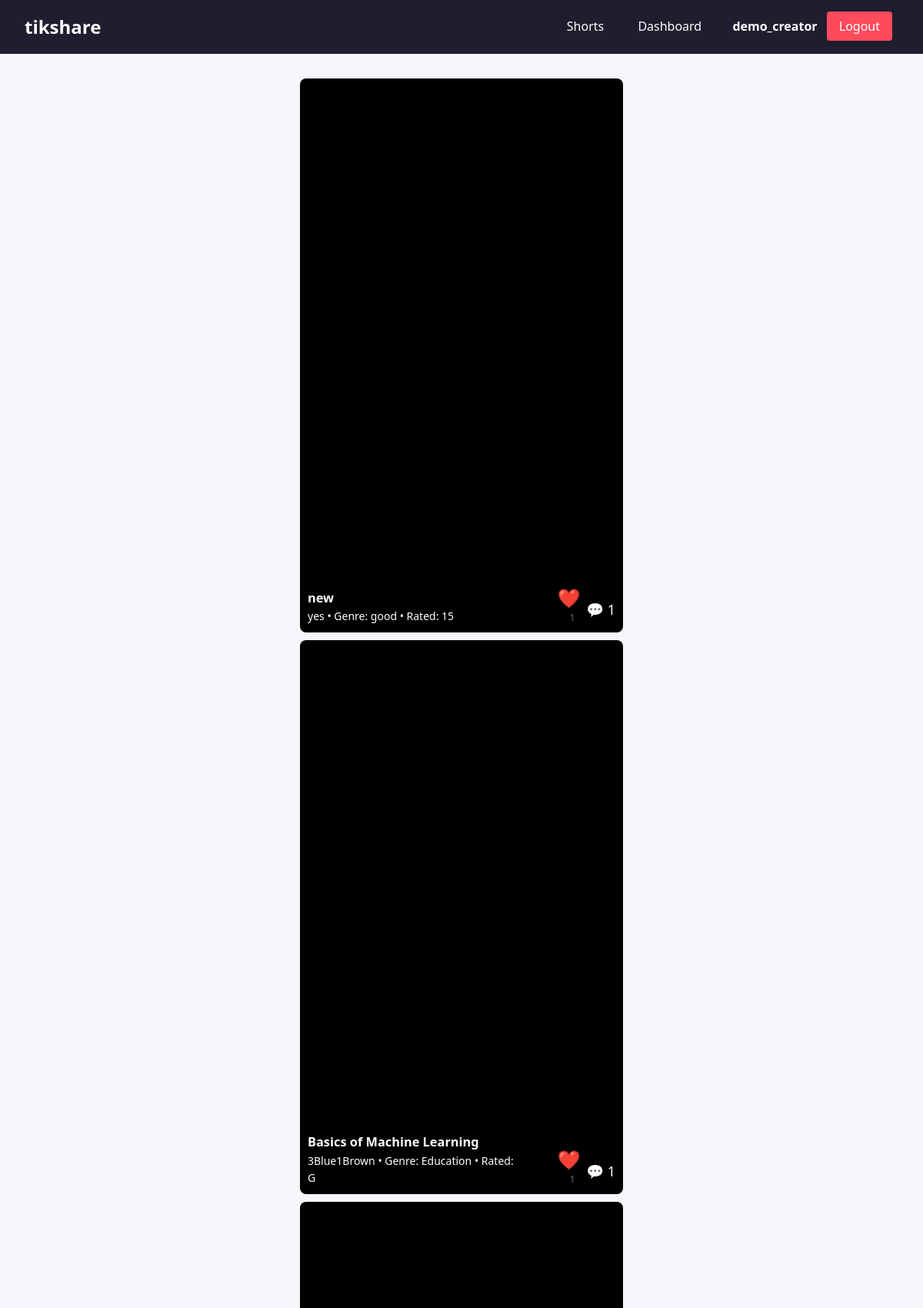
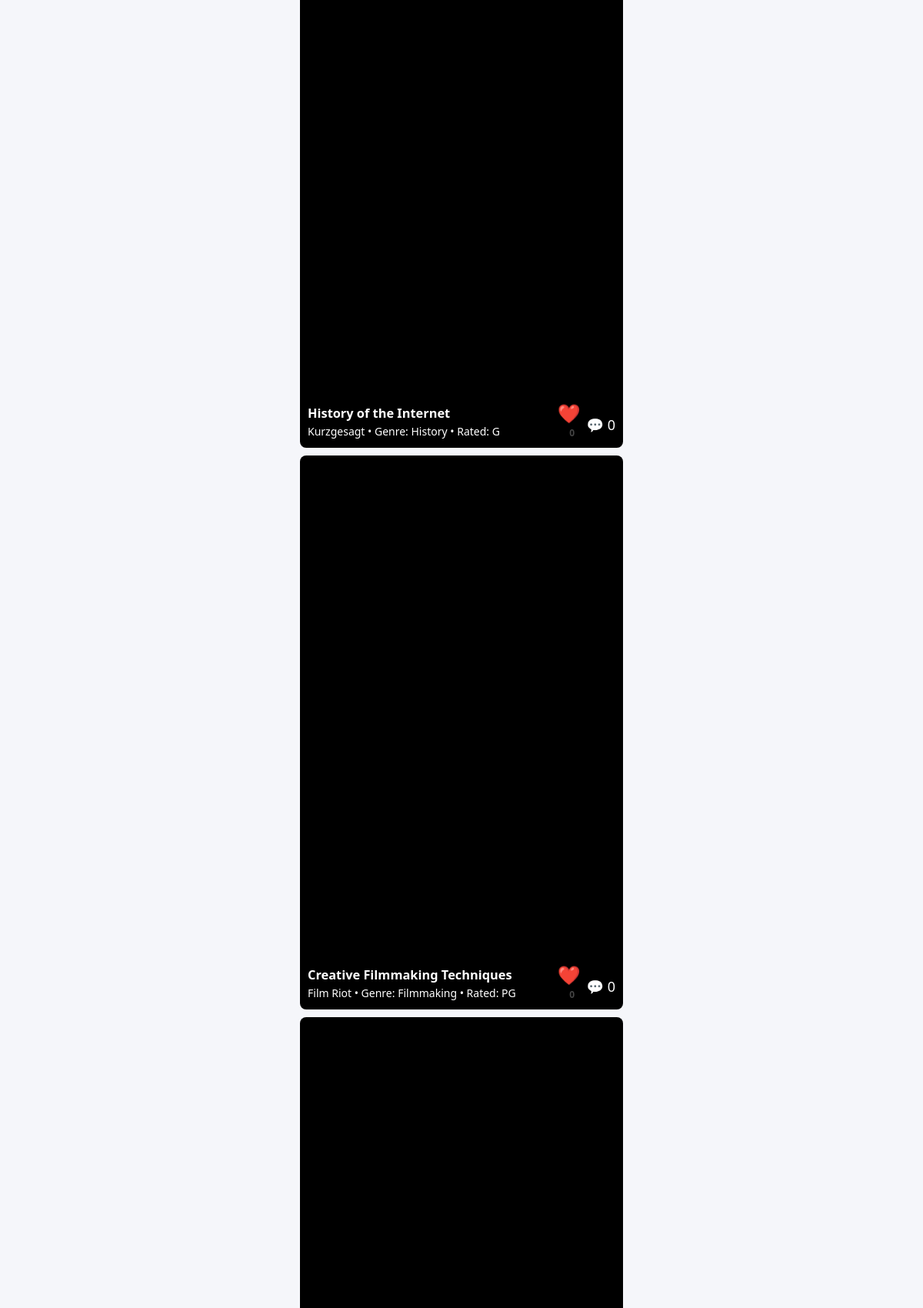
/shorts (signed in, upper part), run on the app's committed database (2 pictures, top to bottom).
### tables this page shows
CREATE TABLE videos (
    id INTEGER PRIMARY KEY AUTOINCREMENT,
    title TEXT NOT NULL,
    publisher TEXT NOT NULL,
    producer TEXT,
    genre TEXT,
    age_rating TEXT,
    url TEXT NOT NULL,
    uploaded_by INTEGER,
    FOREIGN KEY (uploaded_by) REFERENCES users(id)
);

### app.py (the view)
@app.route('/shorts')
def shorts():
    db = get_db()
    try:
        videos = db.execute('''
            SELECT v.*,
                   (SELECT COUNT(*) FROM comments c WHERE c.video_id = v.id) as comment_count,
                   (SELECT COUNT(*) FROM likes l WHERE l.video_id = v.id) as like_count
            FROM videos v
            ORDER BY v.id DESC
        ''').fetchall()
        video_list = []
        for video in videos:
            comments = db.execute('''
                SELECT c.comment, c.rating, u.username, c.created_at
                FROM comments c
                JOIN users u ON c.user_id = u.id
                WHERE c.video_id = ?
                ORDER BY c.id DESC
            ''', (video['id'],)).fetchall()
            video_dict = dict(video)
            video_dict['comments'] = comments
            video_dict['comment_count'] = video['comment_count'] or 0
            video_dict['like_count'] = video['like_count'] or 0
            video_list.append(video_dict)
        return render_template('shorts.html', videos=video_list)
    except sqlite3.Error as e:
        app.logger.error(f"Error in /shorts route: {e}")
        flash('An error occurred while loading videos.')
        return render_template('shorts.html', videos=[])

### app.py (called while the page is built)
def get_db():
    conn = sqlite3.connect(DATABASE)
    conn.row_factory = sqlite3.Row
    return conn

### templates/shorts.html (shortened to what this page needs)
{% extends "base.html" %}
{% block content %}
<div class="shorts-container">
    {% for video in videos %}
        <div class="shorts-item">
            <a href="{{ url_for('watch', video_id=video['id']) }}">
                <video class="shorts-full-video" autoplay loop muted playsinline>
                    <source src="{{ video['url'] }}" type="video/mp4">
                </video>
            </a>
            <div class="shorts-overlay">
                <div class="shorts-meta">
                    <h3>{{ video['title'] }}</h3>
                    <p>{{ video['publisher'] }} • Genre: {{ video['genre'] or "N/A" }} • Rated: {{ video['age_rating'] or "N/A" }}</p>
                </div>
                <div class="shorts-actions">
                    <form method="POST" action="{{ url_for('like') }}" class="like-form" data-video-id="{{ video['id'] }}">
                        <button type="button" class="like-btn" data-liked="false">❤️</button>
                        <span class="like-count">{{ video['like_count'] }}</span>
                    </form>
                    <a href="{{ url_for('watch', video_id=video['id']) }}" class="comment-link">
                        💬 {{ video['comment_count'] }}
                    </a>
                </div>
            </div>
        </div>
    {% endfor %}
</div>
{% endblock %}

### static/style.css (style rules this page uses)
* { margin: 0; padding: 0; box-sizing: border-box; }
body { font-family: 'Segoe UI', Tahoma, Geneva, Verdana, sans-serif; background: #f5f6fa; color: #333; line-height: 1.6; min-height: 100vh; }
.shorts-actions { display: flex; align-items: center; justify-content: space-between; flex-wrap: wrap; gap: 0.5rem; }
.like-btn { font-size: 1.5rem; border: none; background: none; cursor: pointer; transition: transform 0.2s ease; }
.like-count { margin-left: 0.5rem; font-weight: bold; color: #444; }
.comment-link { color: #4e73df; text-decoration: none; font-size: 0.95rem; transition: color 0.2s ease; }

### templates/shorts.html (style rules this page uses)
.shorts-container { display: flex; flex-direction: column; align-items: center; gap: 10px; }
.shorts-item { position: relative; width: 100%; max-width: 420px; height: 90vh; background: black; overflow: hidden; border-radius: 8px; }
.shorts-full-video { width: 100%; height: 100%; object-fit: cover; }
.shorts-overlay { position: absolute; bottom: 10px; left: 10px; right: 10px; color: white; display: flex; justify-content: space-between; align-items: flex-end; }
.shorts-meta { max-width: 70%; font-size: 14px; }
.shorts-actions { text-align: center; }
.like-btn { background: transparent; border: none; font-size: 24px; color: white; cursor: pointer; }
.like-count { display: block; font-size: 12px; }
.comment-link { display: block; font-size: 18px; color: white; text-decoration: none; margin-top: 8px; }

### data on the page
videos: title "new", publisher "yes", genre "good", age_rating "15", like_count "1", comment_count "1"
videos: title "Basics of Machine Learning", publisher "3Blue1Brown", genre "Education", age_rating "G", like_count "1", comment_count "1"
videos: title "History of the Internet", publisher "Kurzgesagt", genre "History", age_rating "G", like_count "0", comment_count "0"
videos: title "Creative Filmmaking Techniques", publisher "Film Riot", genre "Filmmaking", age_rating "PG", like_count "0", comment_count "0"

### other printed values
{{ session['user']['username'] }} "demo_creator"
